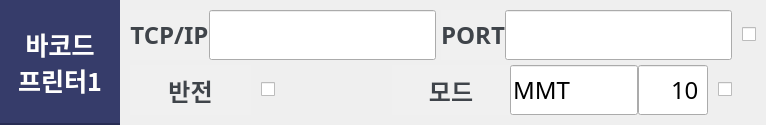
          <widget class="QFrame" name="printer_frame">
           <property name="frameShape">
            <enum>QFrame::NoFrame</enum>
           </property>
           <property name="frameShadow">
            <enum>QFrame::Raised</enum>
           </property>
           <layout class="QHBoxLayout" name="horizontalLayout_11">
            <property name="spacing">
             <number>0</number>
            </property>
            <property name="leftMargin">
             <number>0</number>
            </property>
            <property name="topMargin">
             <number>0</number>
            </property>
            <property name="rightMargin">
             <number>0</number>
            </property>
            <property name="bottomMargin">
             <number>0</number>
            </property>
            <item>
             <widget class="QLabel" name="printer_title_label">
              <property name="minimumSize">
               <size>
                <width>120</width>
                <height>0</height>
               </size>
              </property>
              <property name="maximumSize">
               <size>
                <width>120</width>
                <height>16777215</height>
               </size>
              </property>
              <property name="font">
               <font>
                <family>맑은 고딕</family>
                <pointsize>19</pointsize>
                <weight>75</weight>
                <italic>false</italic>
                <bold>true</bold>
               </font>
              </property>
              <property name="styleSheet">
               <string notr="true">background: #363C6A;
color: white;
border-bottom: 2px solid #282d54;</string>
              </property>
              <property name="text">
               <string>바코드
프린터1</string>
              </property>
              <property name="alignment">
               <set>Qt::AlignCenter</set>
              </property>
             </widget>
            </item>
            <item>
             <widget class="QFrame" name="printer_set_frame">
              <property name="frameShape">
               <enum>QFrame::NoFrame</enum>
              </property>
              <property name="frameShadow">
               <enum>QFrame::Raised</enum>
              </property>
              <layout class="QVBoxLayout" name="verticalLayout_9">
               <property name="spacing">
                <number>5</number>
               </property>
               <property name="leftMargin">
                <number>10</number>
               </property>
               <property name="topMargin">
                <number>10</number>
               </property>
               <property name="rightMargin">
                <number>10</number>
               </property>
               <property name="bottomMargin">
                <number>10</number>
               </property>
               <item>
                <widget class="QFrame" name="printer_top_frame">
                 <property name="minimumSize">
                  <size>
                   <width>0</width>
                   <height>50</height>
                  </size>
                 </property>
                 <property name="maximumSize">
                  <size>
                   <width>16777215</width>
                   <height>50</height>
                  </size>
                 </property>
                 <property name="frameShape">
                  <enum>QFrame::NoFrame</enum>
                 </property>
                 <property name="frameShadow">
                  <enum>QFrame::Raised</enum>
                 </property>
                 <layout class="QHBoxLayout" name="horizontalLayout_12">
                  <property name="spacing">
                   <number>5</number>
                  </property>
                  <property name="leftMargin">
                   <number>0</number>
                  </property>
                  <property name="topMargin">
                   <number>0</number>
                  </property>
                  <property name="rightMargin">
                   <number>0</number>
                  </property>
                  <property name="bottomMargin">
                   <number>0</number>
                  </property>
                  <item>
                   <widget class="QFrame" name="printer_ip_frame">
                    <property name="frameShape">
                     <enum>QFrame::NoFrame</enum>
                    </property>
                    <property name="frameShadow">
                     <enum>QFrame::Raised</enum>
                    </property>
                    <layout class="QHBoxLayout" name="horizontalLayout_13">
                     <property name="spacing">
                      <number>0</number>
                     </property>
                     <property name="leftMargin">
                      <number>0</number>
                     </property>
                     <property name="topMargin">
                      <number>0</number>
                     </property>
                     <property name="rightMargin">
                      <number>0</number>
                     </property>
                     <property name="bottomMargin">
                      <number>0</number>
                     </property>
                     <item>
                      <widget class="QLabel" name="printer_ip_label">
                       <property name="minimumSize">
                        <size>
                         <width>0</width>
                         <height>0</height>
                        </size>
                       </property>
                       <property name="maximumSize">
                        <size>
                         <width>121</width>
                         <height>16777215</height>
                        </size>
                       </property>
                       <property name="font">
                        <font>
                         <family>맑은 고딕</family>
                         <pointsize>18</pointsize>
                         <weight>75</weight>
                         <italic>false</italic>
                         <bold>true</bold>
                        </font>
                       </property>
                       <property name="styleSheet">
                        <string notr="true">
color: #3F444A;
background: #F0F0F0;</string>
                       </property>
                       <property name="text">
                        <string>TCP/IP</string>
                       </property>
                       <property name="alignment">
                        <set>Qt::AlignCenter</set>
                       </property>
                      </widget>
                     </item>
                     <item>
                      <widget class="QLineEdit" name="printer_ip_input">
                       <property name="sizePolicy">
                        <sizepolicy hsizetype="Preferred" vsizetype="Preferred">
                         <horstretch>0</horstretch>
                         <verstretch>0</verstretch>
                        </sizepolicy>
                       </property>
                       <property name="minimumSize">
                        <size>
                         <width>0</width>
                         <height>0</height>
                        </size>
                       </property>
                       <property name="maximumSize">
                        <size>
                         <width>16777215</width>
                         <height>16777215</height>
                        </size>
                       </property>
                       <property name="font">
                        <font>
                         <family>맑은 고딕</family>
                         <pointsize>18</pointsize>
                        </font>
                       </property>
                       <property name="text">
                        <string/>
                       </property>
                      </widget>
                     </item>
                    </layout>
                   </widget>
                  </item>
                  <item>
                   <widget class="QFrame" name="printer_port_frame">
                    <property name="frameShape">
                     <enum>QFrame::NoFrame</enum>
                    </property>
                    <property name="frameShadow">
                     <enum>QFrame::Raised</enum>
                    </property>
                    <layout class="QHBoxLayout" name="horizontalLayout_14">
                     <property name="spacing">
                      <number>0</number>
                     </property>
                     <property name="leftMargin">
                      <number>0</number>
                     </property>
                     <property name="topMargin">
                      <number>0</number>
                     </property>
                     <property name="rightMargin">
                      <number>5</number>
                     </property>
                     <property name="bottomMargin">
                      <number>0</number>
                     </property>
                     <item>
                      <widget class="QLabel" name="printer_port_label">
                       <property name="minimumSize">
                        <size>
                         <width>0</width>
                         <height>0</height>
                        </size>
                       </property>
                       <property name="maximumSize">
                        <size>
                         <width>121</width>
                         <height>16777215</height>
                        </size>
                       </property>
                       <property name="font">
                        <font>
                         <family>맑은 고딕</family>
                         <pointsize>18</pointsize>
                         <weight>75</weight>
                         <italic>false</italic>
                         <bold>true</bold>
                        </font>
                       </property>
                       <property name="styleSheet">
                        <string notr="true">
color: #3F444A;
background: #F0F0F0;</string>
                       </property>
                       <property name="text">
                        <string>PORT</string>
                       </property>
                       <property name="alignment">
                        <set>Qt::AlignCenter</set>
                       </property>
                      </widget>
                     </item>
                     <item>
                      <widget class="QLineEdit" name="printer_port_input">
                       <property name="sizePolicy">
                        <sizepolicy hsizetype="Preferred" vsizetype="Preferred">
                         <horstretch>0</horstretch>
                         <verstretch>0</verstretch>
                        </sizepolicy>
                       </property>
                       <property name="minimumSize">
                        <size>
                         <width>0</width>
                         <height>0</height>
                        </size>
                       </property>
                       <property name="maximumSize">
                        <size>
                         <width>16777215</width>
                         <height>16777215</height>
                        </size>
                       </property>
                       <property name="font">
                        <font>
                         <family>맑은 고딕</family>
                         <pointsize>18</pointsize>
                        </font>
                       </property>
                       <property name="text">
                        <string/>
                       </property>
                      </widget>
                     </item>
                    </layout>
                   </widget>
                  </item>
                  <item>
                   <widget class="QCheckBox" name="printer_check">
                    <property name="maximumSize">
                     <size>
                      <width>38</width>
                      <height>16777215</height>
                     </size>
                    </property>
                    <property name="font">
                     <font>
                      <family>맑은 고딕</family>
                      <pointsize>20</pointsize>
                      <weight>75</weight>
                      <bold>true</bold>
                     </font>
                    </property>
                    <property name="cursor">
                     <cursorShape>PointingHandCursor</cursorShape>
                    </property>
                    <property name="styleSheet">
                     <string notr="true"/>
                    </property>
                    <property name="text">
                     <string/>
                    </property>
                    <property name="iconSize">
                     <size>
                      <width>10</width>
                      <height>10</height>
                     </size>
                    </property>
                    <property name="checked">
                     <bool>false</bool>
                    </property>
                   </widget>
                  </item>
                 </layout>
                </widget>
               </item>
               <item>
                <widget class="QFrame" name="printer_bottom_frame">
                 <property name="minimumSize">
                  <size>
                   <width>0</width>
                   <height>50</height>
                  </size>
                 </property>
                 <property name="maximumSize">
                  <size>
                   <width>16777215</width>
                   <height>50</height>
                  </size>
                 </property>
                 <property name="frameShape">
                  <enum>QFrame::NoFrame</enum>
                 </property>
                 <property name="frameShadow">
                  <enum>QFrame::Raised</enum>
                 </property>
                 <layout class="QHBoxLayout" name="horizontalLayout_15">
                  <property name="spacing">
                   <number>5</number>
                  </property>
                  <property name="leftMargin">
                   <number>0</number>
                  </property>
                  <property name="topMargin">
                   <number>0</number>
                  </property>
                  <property name="rightMargin">
                   <number>0</number>
                  </property>
                  <property name="bottomMargin">
                   <number>0</number>
                  </property>
                  <item>
                   <widget class="QFrame" name="printer_po_frame">
                    <property name="frameShape">
                     <enum>QFrame::NoFrame</enum>
                    </property>
                    <property name="frameShadow">
                     <enum>QFrame::Raised</enum>
                    </property>
                    <layout class="QHBoxLayout" name="horizontalLayout_17">
                     <property name="spacing">
                      <number>10</number>
                     </property>
                     <property name="leftMargin">
                      <number>0</number>
                     </property>
                     <property name="topMargin">
                      <number>0</number>
                     </property>
                     <property name="rightMargin">
                      <number>0</number>
                     </property>
                     <property name="bottomMargin">
                      <number>0</number>
                     </property>
                     <item>
                      <widget class="QLabel" name="printer_po_label">
                       <property name="minimumSize">
                        <size>
                         <width>0</width>
                         <height>0</height>
                        </size>
                       </property>
                       <property name="maximumSize">
                        <size>
                         <width>121</width>
                         <height>16777215</height>
                        </size>
                       </property>
                       <property name="font">
                        <font>
                         <family>맑은 고딕</family>
                         <pointsize>18</pointsize>
                         <weight>75</weight>
                         <italic>false</italic>
                         <bold>true</bold>
                        </font>
                       </property>
                       <property name="styleSheet">
                        <string notr="true">
color: #3F444A;
background: #F0F0F0;</string>
                       </property>
                       <property name="text">
                        <string>반전</string>
                       </property>
                       <property name="alignment">
                        <set>Qt::AlignCenter</set>
                       </property>
                      </widget>
                     </item>
                     <item>
                      <widget class="QCheckBox" name="printer_po_check">
                       <property name="font">
                        <font>
                         <family>맑은 고딕</family>
                         <pointsize>20</pointsize>
                         <weight>75</weight>
                         <bold>true</bold>
                        </font>
                       </property>
                       <property name="cursor">
                        <cursorShape>PointingHandCursor</cursorShape>
                       </property>
                       <property name="styleSheet">
                        <string notr="true"/>
                       </property>
                       <property name="text">
                        <string/>
                       </property>
                       <property name="iconSize">
                        <size>
                         <width>10</width>
                         <height>10</height>
                        </size>
                       </property>
                       <property name="checked">
                        <bool>false</bool>
                       </property>
                      </widget>
                     </item>
                    </layout>
                   </widget>
                  </item>
                  <item>
                   <widget class="QFrame" name="printer_mode_frame">
                    <property name="maximumSize">
                     <size>
                      <width>321</width>
                      <height>16777215</height>
                     </size>
                    </property>
                    <property name="frameShape">
                     <enum>QFrame::NoFrame</enum>
                    </property>
                    <property name="frameShadow">
                     <enum>QFrame::Raised</enum>
                    </property>
                    <layout class="QHBoxLayout" name="horizontalLayout_16">
                     <property name="spacing">
                      <number>0</number>
                     </property>
                     <property name="leftMargin">
                      <number>0</number>
                     </property>
                     <property name="topMargin">
                      <number>0</number>
                     </property>
                     <property name="rightMargin">
                      <number>5</number>
                     </property>
                     <property name="bottomMargin">
                      <number>0</number>
                     </property>
                     <item>
                      <widget class="QLabel" name="printer_mode_label">
                       <property name="minimumSize">
                        <size>
                         <width>118</width>
                         <height>0</height>
                        </size>
                       </property>
                       <property name="maximumSize">
                        <size>
                         <width>121</width>
                         <height>16777215</height>
                        </size>
                       </property>
                       <property name="font">
                        <font>
                         <family>맑은 고딕</family>
                         <pointsize>18</pointsize>
                         <weight>75</weight>
                         <italic>false</italic>
                         <bold>true</bold>
                        </font>
                       </property>
                       <property name="styleSheet">
                        <string notr="true">
color: #3F444A;
background: #F0F0F0;</string>
                       </property>
                       <property name="text">
                        <string>모드</string>
                       </property>
                       <property name="alignment">
                        <set>Qt::AlignCenter</set>
                       </property>
                      </widget>
                     </item>
                     <item>
                      <widget class="QLineEdit" name="printer_mode_input">
                       <property name="sizePolicy">
                        <sizepolicy hsizetype="Preferred" vsizetype="Preferred">
                         <horstretch>0</horstretch>
                         <verstretch>0</verstretch>
                        </sizepolicy>
                       </property>
                       <property name="minimumSize">
                        <size>
                         <width>0</width>
                         <height>0</height>
                        </size>
                       </property>
                       <property name="maximumSize">
                        <size>
                         <width>16777215</width>
                         <height>16777215</height>
                        </size>
                       </property>
                       <property name="font">
                        <font>
                         <family>맑은 고딕</family>
                         <pointsize>18</pointsize>
                        </font>
                       </property>
                       <property name="text">
                        <string>MMT</string>
                       </property>
                      </widget>
                     </item>
                     <item>
                      <widget class="QLineEdit" name="printer_count_input">
                       <property name="sizePolicy">
                        <sizepolicy hsizetype="Preferred" vsizetype="Preferred">
                         <horstretch>0</horstretch>
                         <verstretch>0</verstretch>
                        </sizepolicy>
                       </property>
                       <property name="minimumSize">
                        <size>
                         <width>70</width>
                         <height>0</height>
                        </size>
                       </property>
                       <property name="maximumSize">
                        <size>
                         <width>70</width>
                         <height>16777215</height>
                        </size>
                       </property>
                       <property name="font">
                        <font>
                         <family>맑은 고딕</family>
                         <pointsize>18</pointsize>
                        </font>
                       </property>
                       <property name="styleSheet">
                        <string notr="true">padding-right: 5px</string>
                       </property>
                       <property name="text">
                        <string>10</string>
                       </property>
                       <property name="alignment">
                        <set>Qt::AlignRight|Qt::AlignTrailing|Qt::AlignVCenter</set>
                       </property>
                      </widget>
                     </item>
                    </layout>
                   </widget>
                  </item>
                  <item>
                   <widget class="QCheckBox" name="printer_mode_check">
                    <property name="maximumSize">
                     <size>
                      <width>38</width>
                      <height>16777215</height>
                     </size>
                    </property>
                    <property name="font">
                     <font>
                      <family>맑은 고딕</family>
                      <pointsize>20</pointsize>
                      <weight>75</weight>
                      <bold>true</bold>
                     </font>
                    </property>
                    <property name="cursor">
                     <cursorShape>PointingHandCursor</cursorShape>
                    </property>
                    <property name="styleSheet">
                     <string notr="true"/>
                    </property>
                    <property name="text">
                     <string/>
                    </property>
                    <property name="iconSize">
                     <size>
                      <width>10</width>
                      <height>10</height>
                     </size>
                    </property>
                    <property name="checked">
                     <bool>false</bool>
                    </property>
                   </widget>
                  </item>
                 </layout>
                </widget>
               </item>
              </layout>
             </widget>
            </item>
           </layout>
          </widget>
